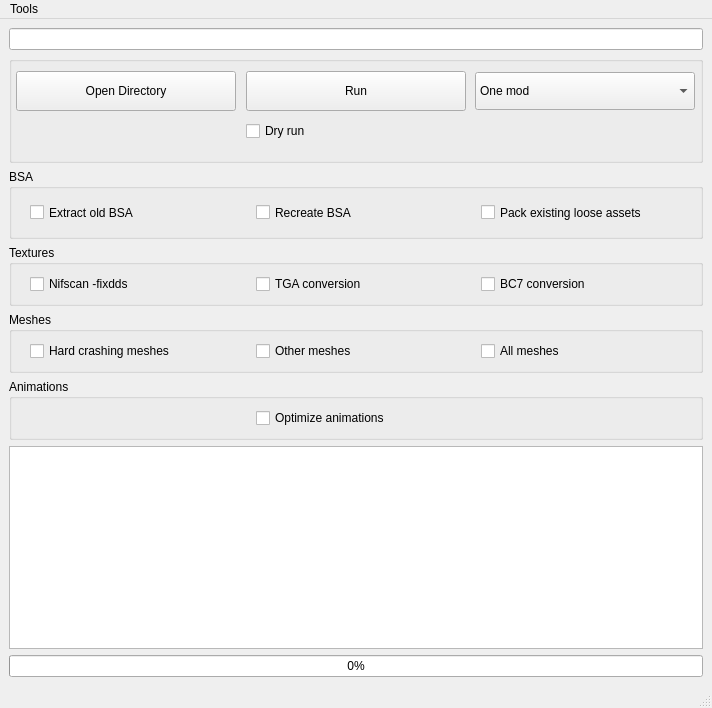
<?xml version="1.0" encoding="UTF-8"?>
<ui version="4.0">
 <class>MainWindow</class>
 <widget class="QMainWindow" name="MainWindow">
  <property name="geometry">
   <rect>
    <x>0</x>
    <y>0</y>
    <width>712</width>
    <height>708</height>
   </rect>
  </property>
  <property name="sizePolicy">
   <sizepolicy hsizetype="Expanding" vsizetype="Expanding">
    <horstretch>0</horstretch>
    <verstretch>0</verstretch>
   </sizepolicy>
  </property>
  <property name="cursor">
   <cursorShape>ArrowCursor</cursorShape>
  </property>
  <property name="windowTitle">
   <string>MainWindow</string>
  </property>
  <property name="whatsThis">
   <string>Will write which files would be affected, without actually processing them</string>
  </property>
  <widget class="QWidget" name="centralwidget">
   <layout class="QVBoxLayout" name="verticalLayout">
    <item>
     <widget class="QLineEdit" name="userPathTextEdit">
      <property name="sizePolicy">
       <sizepolicy hsizetype="Minimum" vsizetype="Fixed">
        <horstretch>0</horstretch>
        <verstretch>0</verstretch>
       </sizepolicy>
      </property>
     </widget>
    </item>
    <item>
     <widget class="QGroupBox" name="groupBox_2">
      <property name="sizePolicy">
       <sizepolicy hsizetype="Preferred" vsizetype="Fixed">
        <horstretch>0</horstretch>
        <verstretch>0</verstretch>
       </sizepolicy>
      </property>
      <property name="maximumSize">
       <size>
        <width>16777215</width>
        <height>16777215</height>
       </size>
      </property>
      <property name="title">
       <string/>
      </property>
      <property name="flat">
       <bool>false</bool>
      </property>
      <layout class="QGridLayout" name="gridLayout_3">
       <property name="leftMargin">
        <number>0</number>
       </property>
       <property name="topMargin">
        <number>9</number>
       </property>
       <property name="rightMargin">
        <number>0</number>
       </property>
       <property name="spacing">
        <number>0</number>
       </property>
       <item row="0" column="1" alignment="Qt::AlignHCenter">
        <widget class="QPushButton" name="processButton">
         <property name="sizePolicy">
          <sizepolicy hsizetype="Fixed" vsizetype="Fixed">
           <horstretch>0</horstretch>
           <verstretch>0</verstretch>
          </sizepolicy>
         </property>
         <property name="minimumSize">
          <size>
           <width>220</width>
           <height>40</height>
          </size>
         </property>
         <property name="maximumSize">
          <size>
           <width>230</width>
           <height>16777215</height>
          </size>
         </property>
         <property name="text">
          <string>Run</string>
         </property>
        </widget>
       </item>
       <item row="0" column="2" alignment="Qt::AlignHCenter">
        <widget class="QComboBox" name="modeChooserComboBox">
         <property name="sizePolicy">
          <sizepolicy hsizetype="Fixed" vsizetype="Fixed">
           <horstretch>0</horstretch>
           <verstretch>0</verstretch>
          </sizepolicy>
         </property>
         <property name="minimumSize">
          <size>
           <width>220</width>
           <height>38</height>
          </size>
         </property>
         <property name="maximumSize">
          <size>
           <width>230</width>
           <height>16777215</height>
          </size>
         </property>
         <item>
          <property name="text">
           <string>One mod</string>
          </property>
         </item>
         <item>
          <property name="text">
           <string>Several mods (MO)</string>
          </property>
         </item>
        </widget>
       </item>
       <item row="1" column="1" alignment="Qt::AlignHCenter|Qt::AlignVCenter">
        <widget class="QCheckBox" name="dryRunCheckBox">
         <property name="sizePolicy">
          <sizepolicy hsizetype="Expanding" vsizetype="Fixed">
           <horstretch>0</horstretch>
           <verstretch>0</verstretch>
          </sizepolicy>
         </property>
         <property name="minimumSize">
          <size>
           <width>220</width>
           <height>40</height>
          </size>
         </property>
         <property name="maximumSize">
          <size>
           <width>200</width>
           <height>16777215</height>
          </size>
         </property>
         <property name="sizeIncrement">
          <size>
           <width>100</width>
           <height>0</height>
          </size>
         </property>
         <property name="baseSize">
          <size>
           <width>140</width>
           <height>40</height>
          </size>
         </property>
         <property name="cursor">
          <cursorShape>WhatsThisCursor</cursorShape>
         </property>
         <property name="toolTip">
          <string>&lt;html&gt;&lt;head/&gt;&lt;body&gt;&lt;p&gt;Will list all files that would be modified, without actually processing them.&lt;/p&gt;&lt;/body&gt;&lt;/html&gt;</string>
         </property>
         <property name="autoFillBackground">
          <bool>false</bool>
         </property>
         <property name="text">
          <string>Dry run</string>
         </property>
        </widget>
       </item>
       <item row="0" column="0" alignment="Qt::AlignHCenter">
        <widget class="QPushButton" name="userPathButton">
         <property name="sizePolicy">
          <sizepolicy hsizetype="Fixed" vsizetype="Fixed">
           <horstretch>0</horstretch>
           <verstretch>0</verstretch>
          </sizepolicy>
         </property>
         <property name="minimumSize">
          <size>
           <width>220</width>
           <height>40</height>
          </size>
         </property>
         <property name="maximumSize">
          <size>
           <width>230</width>
           <height>16777215</height>
          </size>
         </property>
         <property name="text">
          <string>Open Directory</string>
         </property>
        </widget>
       </item>
      </layout>
     </widget>
    </item>
    <item>
     <widget class="QGroupBox" name="BsaGroupBox">
      <property name="sizePolicy">
       <sizepolicy hsizetype="Expanding" vsizetype="Fixed">
        <horstretch>0</horstretch>
        <verstretch>0</verstretch>
       </sizepolicy>
      </property>
      <property name="title">
       <string>BSA</string>
      </property>
      <layout class="QHBoxLayout" name="horizontalLayout">
       <item alignment="Qt::AlignHCenter">
        <widget class="QCheckBox" name="extractBsaCheckbox">
         <property name="sizePolicy">
          <sizepolicy hsizetype="Fixed" vsizetype="Expanding">
           <horstretch>0</horstretch>
           <verstretch>0</verstretch>
          </sizepolicy>
         </property>
         <property name="minimumSize">
          <size>
           <width>200</width>
           <height>29</height>
          </size>
         </property>
         <property name="cursor">
          <cursorShape>WhatsThisCursor</cursorShape>
         </property>
         <property name="toolTip">
          <string>&lt;html&gt;&lt;head/&gt;&lt;body&gt;&lt;p&gt;Extracts any BSAs present in the mod folder.&lt;/p&gt;&lt;/body&gt;&lt;/html&gt;</string>
         </property>
         <property name="text">
          <string>Extract old BSA</string>
         </property>
        </widget>
       </item>
       <item alignment="Qt::AlignHCenter">
        <widget class="QCheckBox" name="recreatetBsaCheckbox">
         <property name="sizePolicy">
          <sizepolicy hsizetype="Fixed" vsizetype="Expanding">
           <horstretch>0</horstretch>
           <verstretch>0</verstretch>
          </sizepolicy>
         </property>
         <property name="minimumSize">
          <size>
           <width>200</width>
           <height>29</height>
          </size>
         </property>
         <property name="cursor">
          <cursorShape>WhatsThisCursor</cursorShape>
         </property>
         <property name="toolTip">
          <string>&lt;html&gt;&lt;head/&gt;&lt;body&gt;&lt;p&gt;&lt;span style=&quot; font-family:'Courier New';&quot;&gt;Creates a new BSA after processing the previously extracted assets&lt;/span&gt;&lt;/p&gt;&lt;/body&gt;&lt;/html&gt;</string>
         </property>
         <property name="text">
          <string>Recreate BSA</string>
         </property>
        </widget>
       </item>
       <item alignment="Qt::AlignHCenter">
        <widget class="QCheckBox" name="packExistingAssetsCheckbox">
         <property name="sizePolicy">
          <sizepolicy hsizetype="Fixed" vsizetype="Expanding">
           <horstretch>0</horstretch>
           <verstretch>0</verstretch>
          </sizepolicy>
         </property>
         <property name="minimumSize">
          <size>
           <width>200</width>
           <height>29</height>
          </size>
         </property>
         <property name="cursor">
          <cursorShape>WhatsThisCursor</cursorShape>
         </property>
         <property name="toolTip">
          <string>&lt;html&gt;&lt;head/&gt;&lt;body&gt;&lt;p&gt;By default, loose assets aren't packed. This option put them into BSA.&lt;/p&gt;&lt;/body&gt;&lt;/html&gt;</string>
         </property>
         <property name="text">
          <string>Pack existing loose assets</string>
         </property>
        </widget>
       </item>
      </layout>
     </widget>
    </item>
    <item>
     <widget class="QGroupBox" name="texturesGroupBox">
      <property name="sizePolicy">
       <sizepolicy hsizetype="Expanding" vsizetype="Fixed">
        <horstretch>0</horstretch>
        <verstretch>0</verstretch>
       </sizepolicy>
      </property>
      <property name="title">
       <string>Textures</string>
      </property>
      <layout class="QHBoxLayout" name="horizontalLayout_2">
       <item alignment="Qt::AlignHCenter">
        <widget class="QCheckBox" name="nifscanTexturesCheckbox">
         <property name="sizePolicy">
          <sizepolicy hsizetype="Fixed" vsizetype="Fixed">
           <horstretch>0</horstretch>
           <verstretch>0</verstretch>
          </sizepolicy>
         </property>
         <property name="minimumSize">
          <size>
           <width>200</width>
           <height>0</height>
          </size>
         </property>
         <property name="cursor">
          <cursorShape>WhatsThisCursor</cursorShape>
         </property>
         <property name="toolTip">
          <string>&lt;html&gt;&lt;head/&gt;&lt;body&gt;&lt;p&gt;Strongly Recommended. Attempts to convert and fix any textures that would crash the game, as some older formats are incompatible with SSE.&lt;/p&gt;&lt;/body&gt;&lt;/html&gt;</string>
         </property>
         <property name="text">
          <string>Nifscan -fixdds</string>
         </property>
        </widget>
       </item>
       <item alignment="Qt::AlignHCenter">
        <widget class="QCheckBox" name="tgaConvCheckbox">
         <property name="sizePolicy">
          <sizepolicy hsizetype="Fixed" vsizetype="Fixed">
           <horstretch>0</horstretch>
           <verstretch>0</verstretch>
          </sizepolicy>
         </property>
         <property name="minimumSize">
          <size>
           <width>200</width>
           <height>0</height>
          </size>
         </property>
         <property name="cursor">
          <cursorShape>WhatsThisCursor</cursorShape>
         </property>
         <property name="toolTip">
          <string>&lt;html&gt;&lt;head/&gt;&lt;body&gt;&lt;p&gt;Recommended. Converts any TGA files into DDS, as SSE cannot read these.&lt;/p&gt;&lt;/body&gt;&lt;/html&gt;</string>
         </property>
         <property name="text">
          <string>TGA conversion</string>
         </property>
        </widget>
       </item>
       <item alignment="Qt::AlignHCenter">
        <widget class="QCheckBox" name="bc7ConvCheckbox">
         <property name="sizePolicy">
          <sizepolicy hsizetype="Fixed" vsizetype="Fixed">
           <horstretch>0</horstretch>
           <verstretch>0</verstretch>
          </sizepolicy>
         </property>
         <property name="minimumSize">
          <size>
           <width>200</width>
           <height>0</height>
          </size>
         </property>
         <property name="cursor">
          <cursorShape>WhatsThisCursor</cursorShape>
         </property>
         <property name="toolTip">
          <string>&lt;html&gt;&lt;head/&gt;&lt;body&gt;&lt;p&gt;BC7 is the most efficient compression SSE supports, reducing VRAM usage without observable quality loss. Will convert uncompressed textures to BC7.&lt;/p&gt;&lt;/body&gt;&lt;/html&gt;</string>
         </property>
         <property name="text">
          <string>BC7 conversion</string>
         </property>
        </widget>
       </item>
      </layout>
     </widget>
    </item>
    <item>
     <widget class="QGroupBox" name="meshesGroupBox">
      <property name="sizePolicy">
       <sizepolicy hsizetype="Expanding" vsizetype="Fixed">
        <horstretch>0</horstretch>
        <verstretch>0</verstretch>
       </sizepolicy>
      </property>
      <property name="title">
       <string>Meshes</string>
      </property>
      <layout class="QHBoxLayout" name="horizontalLayout_3">
       <item alignment="Qt::AlignHCenter">
        <widget class="QCheckBox" name="HardCrashingNifCheckbox">
         <property name="sizePolicy">
          <sizepolicy hsizetype="Fixed" vsizetype="Fixed">
           <horstretch>0</horstretch>
           <verstretch>0</verstretch>
          </sizepolicy>
         </property>
         <property name="minimumSize">
          <size>
           <width>200</width>
           <height>0</height>
          </size>
         </property>
         <property name="cursor">
          <cursorShape>WhatsThisCursor</cursorShape>
         </property>
         <property name="toolTip">
          <string>&lt;html&gt;&lt;head/&gt;&lt;body&gt;&lt;p&gt;Strongly Recommended. Attempts to repair which are guaranteed to crash the game. &lt;/p&gt;&lt;/body&gt;&lt;/html&gt;</string>
         </property>
         <property name="text">
          <string>Hard crashing meshes</string>
         </property>
        </widget>
       </item>
       <item alignment="Qt::AlignHCenter">
        <widget class="QCheckBox" name="otherMeshesCheckBox">
         <property name="sizePolicy">
          <sizepolicy hsizetype="Fixed" vsizetype="Fixed">
           <horstretch>0</horstretch>
           <verstretch>0</verstretch>
          </sizepolicy>
         </property>
         <property name="minimumSize">
          <size>
           <width>200</width>
           <height>0</height>
          </size>
         </property>
         <property name="cursor">
          <cursorShape>WhatsThisCursor</cursorShape>
         </property>
         <property name="toolTip">
          <string>&lt;html&gt;&lt;head/&gt;&lt;body&gt;&lt;p&gt;Optimizes typically non-crashing meshes. This may fix some visual issues, but also lowers quality. &lt;/p&gt;&lt;/body&gt;&lt;/html&gt;</string>
         </property>
         <property name="text">
          <string>Other meshes</string>
         </property>
        </widget>
       </item>
       <item alignment="Qt::AlignHCenter">
        <widget class="QCheckBox" name="allMeshesCheckbox">
         <property name="sizePolicy">
          <sizepolicy hsizetype="Fixed" vsizetype="Fixed">
           <horstretch>0</horstretch>
           <verstretch>0</verstretch>
          </sizepolicy>
         </property>
         <property name="minimumSize">
          <size>
           <width>200</width>
           <height>0</height>
          </size>
         </property>
         <property name="cursor">
          <cursorShape>WhatsThisCursor</cursorShape>
         </property>
         <property name="toolTip">
          <string>&lt;html&gt;&lt;head/&gt;&lt;body&gt;&lt;p&gt;Not recommended. Optimize all meshes. Only apply if standard mesh optimization ignored necessary files.&lt;/p&gt;&lt;/body&gt;&lt;/html&gt;</string>
         </property>
         <property name="text">
          <string>All meshes</string>
         </property>
        </widget>
       </item>
      </layout>
     </widget>
    </item>
    <item>
     <widget class="QGroupBox" name="animGroupBox">
      <property name="enabled">
       <bool>true</bool>
      </property>
      <property name="sizePolicy">
       <sizepolicy hsizetype="Expanding" vsizetype="Fixed">
        <horstretch>0</horstretch>
        <verstretch>0</verstretch>
       </sizepolicy>
      </property>
      <property name="title">
       <string>Animations</string>
      </property>
      <layout class="QHBoxLayout" name="horizontalLayout_4">
       <item alignment="Qt::AlignHCenter">
        <widget class="QCheckBox" name="animOptCheckbox">
         <property name="sizePolicy">
          <sizepolicy hsizetype="Fixed" vsizetype="Expanding">
           <horstretch>0</horstretch>
           <verstretch>0</verstretch>
          </sizepolicy>
         </property>
         <property name="minimumSize">
          <size>
           <width>200</width>
           <height>0</height>
          </size>
         </property>
         <property name="cursor">
          <cursorShape>WhatsThisCursor</cursorShape>
         </property>
         <property name="toolTip">
          <string>&lt;html&gt;&lt;head/&gt;&lt;body&gt;&lt;p&gt;Converts animations to SSE format. If an animation is already compatible, no change will be made and an error is logged.&lt;/p&gt;&lt;/body&gt;&lt;/html&gt;</string>
         </property>
         <property name="text">
          <string>Optimize animations</string>
         </property>
        </widget>
       </item>
      </layout>
     </widget>
    </item>
    <item>
     <widget class="QTextEdit" name="mw_log"/>
    </item>
    <item>
     <widget class="QProgressBar" name="progressBar">
      <property name="value">
       <number>0</number>
      </property>
     </widget>
    </item>
   </layout>
  </widget>
  <widget class="QStatusBar" name="statusbar"/>
  <widget class="QMenuBar" name="menuBar">
   <property name="geometry">
    <rect>
     <x>0</x>
     <y>0</y>
     <width>712</width>
     <height>20</height>
    </rect>
   </property>
   <widget class="QMenu" name="menuTools">
    <property name="title">
     <string>Tools</string>
    </property>
    <addaction name="actionReset_to_default_settings"/>
    <addaction name="actionShow_advanced_settings"/>
    <addaction name="actionSwitch_to_dark_theme"/>
    <addaction name="separator"/>
    <addaction name="actionOpen_log"/>
   </widget>
   <addaction name="menuTools"/>
  </widget>
  <action name="actionReset_to_default_settings">
   <property name="text">
    <string>Reset to default settings</string>
   </property>
  </action>
  <action name="actionShow_advanced_settings">
   <property name="text">
    <string>Show advanced settings</string>
   </property>
  </action>
  <action name="actionSwitch_to_dark_theme">
   <property name="text">
    <string>Switch to dark theme</string>
   </property>
  </action>
  <action name="actionOpen_log">
   <property name="text">
    <string>Dev mode (DANGEROUS)</string>
   </property>
  </action>
 </widget>
 <resources/>
 <connections/>
</ui>
